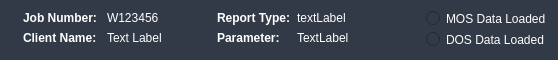
            <widget class="QWidget" name="Header_2" native="true">
             <property name="sizePolicy">
              <sizepolicy hsizetype="Preferred" vsizetype="MinimumExpanding">
               <horstretch>0</horstretch>
               <verstretch>0</verstretch>
              </sizepolicy>
             </property>
             <property name="maximumSize">
              <size>
               <width>16777215</width>
               <height>60</height>
              </size>
             </property>
             <property name="styleSheet">
              <string notr="true">QWidget {
	background-color: #323a47; 
	color: white; 
	border-radius: 10px;
} 
</string>
             </property>
             <layout class="QHBoxLayout" name="horizontalLayout_7">
              <item alignment="Qt::AlignLeft">
               <widget class="QWidget" name="widget_3" native="true">
                <layout class="QFormLayout" name="formLayout_4">
                 <property name="formAlignment">
                  <set>Qt::AlignLeading|Qt::AlignLeft|Qt::AlignTop</set>
                 </property>
                 <property name="horizontalSpacing">
                  <number>10</number>
                 </property>
                 <property name="leftMargin">
                  <number>12</number>
                 </property>
                 <property name="topMargin">
                  <number>0</number>
                 </property>
                 <property name="rightMargin">
                  <number>12</number>
                 </property>
                 <property name="bottomMargin">
                  <number>0</number>
                 </property>
                 <item row="0" column="0">
                  <widget class="QLabel" name="jobNumLabel2">
                   <property name="font">
                    <font>
                     <weight>75</weight>
                     <bold>true</bold>
                    </font>
                   </property>
                   <property name="text">
                    <string>Job Number:</string>
                   </property>
                  </widget>
                 </item>
                 <item row="0" column="1">
                  <widget class="QLabel" name="jobNum">
                   <property name="text">
                    <string>W123456</string>
                   </property>
                  </widget>
                 </item>
                 <item row="1" column="0">
                  <widget class="QLabel" name="label_25">
                   <property name="font">
                    <font>
                     <weight>75</weight>
                     <bold>true</bold>
                    </font>
                   </property>
                   <property name="text">
                    <string>Client Name:</string>
                   </property>
                  </widget>
                 </item>
                 <item row="1" column="1">
                  <widget class="QLabel" name="clientNameHeader">
                   <property name="text">
                    <string>Text Label</string>
                   </property>
                  </widget>
                 </item>
                </layout>
               </widget>
              </item>
              <item alignment="Qt::AlignLeft">
               <widget class="QWidget" name="widget_13" native="true">
                <property name="minimumSize">
                 <size>
                  <width>200</width>
                  <height>0</height>
                 </size>
                </property>
                <layout class="QFormLayout" name="formLayout_6">
                 <property name="fieldGrowthPolicy">
                  <enum>QFormLayout::FieldsStayAtSizeHint</enum>
                 </property>
                 <property name="formAlignment">
                  <set>Qt::AlignHCenter|Qt::AlignTop</set>
                 </property>
                 <property name="leftMargin">
                  <number>0</number>
                 </property>
                 <property name="topMargin">
                  <number>0</number>
                 </property>
                 <property name="rightMargin">
                  <number>0</number>
                 </property>
                 <property name="bottomMargin">
                  <number>0</number>
                 </property>
                 <item row="0" column="0">
                  <widget class="QLabel" name="label_14">
                   <property name="font">
                    <font>
                     <weight>75</weight>
                     <bold>true</bold>
                    </font>
                   </property>
                   <property name="text">
                    <string>Report Type:</string>
                   </property>
                  </widget>
                 </item>
                 <item row="0" column="1">
                  <widget class="QLabel" name="reportTypeHeader">
                   <property name="text">
                    <string>textLabel</string>
                   </property>
                  </widget>
                 </item>
                 <item row="1" column="0">
                  <widget class="QLabel" name="label_26">
                   <property name="font">
                    <font>
                     <weight>75</weight>
                     <bold>true</bold>
                    </font>
                   </property>
                   <property name="text">
                    <string>Parameter:</string>
                   </property>
                  </widget>
                 </item>
                 <item row="1" column="1">
                  <widget class="QLabel" name="parameterHeader">
                   <property name="text">
                    <string>TextLabel</string>
                   </property>
                  </widget>
                 </item>
                </layout>
               </widget>
              </item>
              <item>
               <spacer name="horizontalSpacer_6">
                <property name="orientation">
                 <enum>Qt::Horizontal</enum>
                </property>
                <property name="sizeHint" stdset="0">
                 <size>
                  <width>40</width>
                  <height>20</height>
                 </size>
                </property>
               </spacer>
              </item>
              <item>
               <widget class="QWidget" name="icpDataField" native="true">
                <property name="maximumSize">
                 <size>
                  <width>300</width>
                  <height>16777215</height>
                 </size>
                </property>
                <layout class="QVBoxLayout" name="verticalLayout_25">
                 <property name="leftMargin">
                  <number>0</number>
                 </property>
                 <property name="topMargin">
                  <number>0</number>
                 </property>
                 <property name="rightMargin">
                  <number>0</number>
                 </property>
                 <property name="bottomMargin">
                  <number>0</number>
                 </property>
                 <item>
                  <widget class="QRadioButton" name="radioButton">
                   <property name="text">
                    <string>MOS Data Loaded</string>
                   </property>
                   <property name="checkable">
                    <bool>false</bool>
                   </property>
                  </widget>
                 </item>
                 <item>
                  <widget class="QRadioButton" name="radioButton_2">
                   <property name="text">
                    <string>DOS Data Loaded</string>
                   </property>
                   <property name="checkable">
                    <bool>false</bool>
                   </property>
                  </widget>
                 </item>
                </layout>
               </widget>
              </item>
             </layout>
            </widget>
